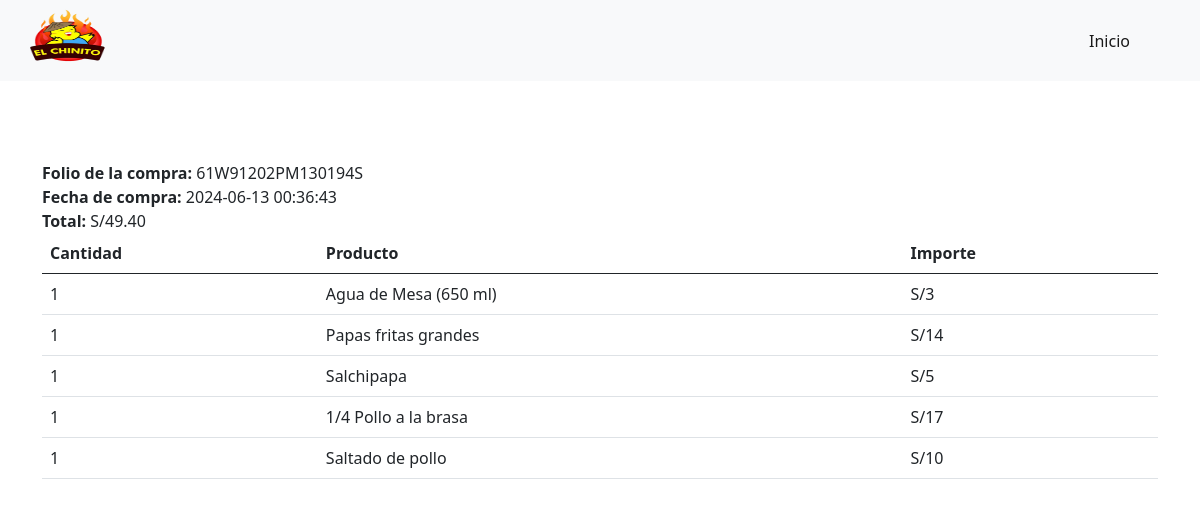
The page /completado.php?key=61W91202PM130194S on the database its author committed.
### tables this page shows
CREATE TABLE `venta` (
  `id` int NOT NULL,
  `id_transaccion` varchar(50) NOT NULL,
  `status` varchar(20) NOT NULL,
  `email` varchar(50) NOT NULL,
  `id_cliente` varchar(50) NOT NULL,
  `total` decimal(10,2) NOT NULL,
  `fecha` datetime NOT NULL,
  `activo` tinyint NOT NULL DEFAULT '1'
);

CREATE TABLE `detalleventa` (
  `id` int NOT NULL,
  `id_venta` int NOT NULL,
  `id_producto` int NOT NULL,
  `nombre` varchar(200) NOT NULL,
  `precio` decimal(10,2) NOT NULL,
  `cantidad` int NOT NULL,
  `activo` tinyint NOT NULL DEFAULT '1'
);

### completado.php (the view, shortened to what this page needs)
<?php
$db = new Database();
$con = $db->conectar();
$id_transaccion= isset($_GET['key']) ? $_GET['key'] : '0';
$error = '';
if($id_transaccion ==  ''){
    $error = 'Error al procesar la petición';
} else{
    $sql = $con->prepare("SELECT count(id) FROM venta WHERE id_transaccion=? AND status=?");
        $sql-> execute([$id_transaccion,'COMPLETED']);
        if($sql ->fetchColumn()>0){
            $sql = $con->prepare("SELECT id,fecha,email,total FROM venta WHERE id_transaccion=? AND status=? LIMIT 1");
            $sql-> execute([$id_transaccion,'COMPLETED']);
            $row = $sql->fetch(PDO::FETCH_ASSOC);
            $idVenta = $row['id'];
            $total = $row['total'];
            $fecha = $row['fecha'];
            $sqlDet = $con-> prepare("SELECT nombre, precio, cantidad FROM detalleventa WHERE id_venta=?");
            $sqlDet-> execute([$idVenta]);
        }else{
            $error = 'Error al comprobar la compra';
        }
}
?>
<!DOCTYPE html>
<html lang="en">
<head>
    <link rel="stylesheet" href="Style.css">
    <link href="https://cdn.jsdelivr.net/npm/bootstrap@5.0.2/dist/css/bootstrap.min.css" rel="stylesheet">
    </head>
        <body>
        <header>
        <nav class="navbar navbar-expand-lg navbar-light bg-light justify-content-center">
            <div class="container-fluid mx-auto">
                <img id="img_ventas" src="Ventas/ventas_img/LogoChinito.png" alt="" class="mx-auto">
                <div class="collapse navbar-collapse menu_responsi" id="navbarNavAltMarkup">
                    <div class="navbar-nav ms-auto menu_list">
                        <a id="sube" class="nav-link active" aria-current="page" href="index.php">Inicio</a>
                    </div>
                </div>
            </div>
        </nav>
    </header>
        <main>
            <div class="container">
                <?php if (strlen($error) > 0) { ?>
                    <div class="row">
                        <div class="col">
                            <?php  echo $error; ?>
                        </div>
                    </div>
                    <?php } else { ?>
                    <div class="row">
                        <div class="col">
                            <b>Folio de la compra: </b><?php echo $id_transaccion; ?> <br>
                            <b>Fecha de compra: </b><?php echo $fecha; ?> <br>
                            <b>Total: </b><?php echo MONEDA . number_format( $total,2,'.',','); ?> <br>
                        </div>
                    </div>
                    <div class="row">
                        <div class="col">
                            <table class=table>
                                <thead>
                                    <tr>
                                        <th>Cantidad</th>
                                        <th>Producto</th>
                                        <th>Importe</th>
                                    </tr>
                                </thead>
                                <tbody>
                                    <?php while($row_det = $sqlDet->fetch(PDO::FETCH_ASSOC)){
                                        $importe = $row_det['precio'] * $row_det['cantidad']; ?>
                                        <tr>
                                            <td><?php echo  $row_det['cantidad']; ?></td>
                                            <td><?php echo  $row_det['nombre']; ?></td>
                                            <td><?php echo MONEDA . number_format($importe); ?></td>
                                        </tr>
                                        <?php } ?>
                                </tbody>
                            </table>
                        </div>
                    </div>
                <?php } ?>
            </div>
        </main>
    </body>
</html>

### Style.css (style rules this page uses)
:root { scroll-behavior: smooth; }
body { font-family: 'Open Sans'; }
#sube { margin-right: 50px; }
#img_ventas { width: 110px; height: 65px; float: left; margin-left: 20px; margin-right: 200px; }
.container { width: 90%; max-width: 1200px; margin: 0 auto; overflow: hidden; padding: 80px 0px; }
@media (min-width:768px) { .container { width: 90%; max-width: 1200px; margin: 0 auto; overflow: hidden; padding: 80px 0px; } }

### rows shown on the page
venta: fecha "2024-06-13 00:36:43", total "49.40"
detalleventa: cantidad "1", nombre "Agua de Mesa (650 ml)", importe "3"
detalleventa: cantidad "1", nombre "Papas fritas grandes", importe "14"
detalleventa: cantidad "1", nombre "Salchipapa", importe "5"
detalleventa: cantidad "1", nombre "1/4 Pollo a la brasa", importe "17"
detalleventa: cantidad "1", nombre "Saltado de pollo", importe "10"

### other values the page prints
$id_transaccion "61W91202PM130194S"
MONEDA "S/"
